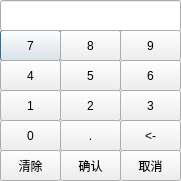
<?xml version="1.0" encoding="UTF-8"?>
<ui version="4.0">
 <class>DigitKeyDialog</class>
 <widget class="QDialog" name="DigitKeyDialog">
  <property name="geometry">
   <rect>
    <x>0</x>
    <y>0</y>
    <width>181</width>
    <height>181</height>
   </rect>
  </property>
  <property name="windowTitle">
   <string>Dialog</string>
  </property>
  <widget class="QPushButton" name="pushButton_7">
   <property name="geometry">
    <rect>
     <x>0</x>
     <y>30</y>
     <width>61</width>
     <height>31</height>
    </rect>
   </property>
   <property name="text">
    <string>7</string>
   </property>
  </widget>
  <widget class="QLineEdit" name="lineEdit">
   <property name="geometry">
    <rect>
     <x>0</x>
     <y>0</y>
     <width>181</width>
     <height>31</height>
    </rect>
   </property>
  </widget>
  <widget class="QPushButton" name="pushButton_8">
   <property name="geometry">
    <rect>
     <x>60</x>
     <y>30</y>
     <width>61</width>
     <height>31</height>
    </rect>
   </property>
   <property name="text">
    <string>8</string>
   </property>
  </widget>
  <widget class="QPushButton" name="pushButton_9">
   <property name="geometry">
    <rect>
     <x>120</x>
     <y>30</y>
     <width>61</width>
     <height>31</height>
    </rect>
   </property>
   <property name="text">
    <string>9</string>
   </property>
  </widget>
  <widget class="QPushButton" name="pushButton_6">
   <property name="geometry">
    <rect>
     <x>120</x>
     <y>60</y>
     <width>61</width>
     <height>31</height>
    </rect>
   </property>
   <property name="text">
    <string>6</string>
   </property>
  </widget>
  <widget class="QPushButton" name="pushButton_5">
   <property name="geometry">
    <rect>
     <x>60</x>
     <y>60</y>
     <width>61</width>
     <height>31</height>
    </rect>
   </property>
   <property name="text">
    <string>5</string>
   </property>
  </widget>
  <widget class="QPushButton" name="pushButton_4">
   <property name="geometry">
    <rect>
     <x>0</x>
     <y>60</y>
     <width>61</width>
     <height>31</height>
    </rect>
   </property>
   <property name="text">
    <string>4</string>
   </property>
  </widget>
  <widget class="QPushButton" name="pushButton_1">
   <property name="geometry">
    <rect>
     <x>0</x>
     <y>90</y>
     <width>61</width>
     <height>31</height>
    </rect>
   </property>
   <property name="text">
    <string>1</string>
   </property>
  </widget>
  <widget class="QPushButton" name="pushButton_3">
   <property name="geometry">
    <rect>
     <x>120</x>
     <y>90</y>
     <width>61</width>
     <height>31</height>
    </rect>
   </property>
   <property name="text">
    <string>3</string>
   </property>
  </widget>
  <widget class="QPushButton" name="pushButton_2">
   <property name="geometry">
    <rect>
     <x>60</x>
     <y>90</y>
     <width>61</width>
     <height>31</height>
    </rect>
   </property>
   <property name="text">
    <string>2</string>
   </property>
  </widget>
  <widget class="QPushButton" name="pushButton_10">
   <property name="geometry">
    <rect>
     <x>0</x>
     <y>120</y>
     <width>61</width>
     <height>31</height>
    </rect>
   </property>
   <property name="text">
    <string>0</string>
   </property>
  </widget>
  <widget class="QPushButton" name="pushButton_dot">
   <property name="geometry">
    <rect>
     <x>60</x>
     <y>120</y>
     <width>61</width>
     <height>31</height>
    </rect>
   </property>
   <property name="text">
    <string>.</string>
   </property>
  </widget>
  <widget class="QPushButton" name="pushButton_clear">
   <property name="geometry">
    <rect>
     <x>0</x>
     <y>150</y>
     <width>61</width>
     <height>31</height>
    </rect>
   </property>
   <property name="text">
    <string>清除</string>
   </property>
  </widget>
  <widget class="QPushButton" name="pushButton_backspace">
   <property name="geometry">
    <rect>
     <x>120</x>
     <y>120</y>
     <width>61</width>
     <height>31</height>
    </rect>
   </property>
   <property name="text">
    <string>&lt;-</string>
   </property>
  </widget>
  <widget class="QPushButton" name="pushButton_cancle">
   <property name="geometry">
    <rect>
     <x>120</x>
     <y>150</y>
     <width>61</width>
     <height>31</height>
    </rect>
   </property>
   <property name="text">
    <string>取消</string>
   </property>
  </widget>
  <widget class="QPushButton" name="pushButton_ensure">
   <property name="geometry">
    <rect>
     <x>60</x>
     <y>150</y>
     <width>61</width>
     <height>31</height>
    </rect>
   </property>
   <property name="text">
    <string>确认</string>
   </property>
  </widget>
 </widget>
 <resources/>
 <connections/>
</ui>
